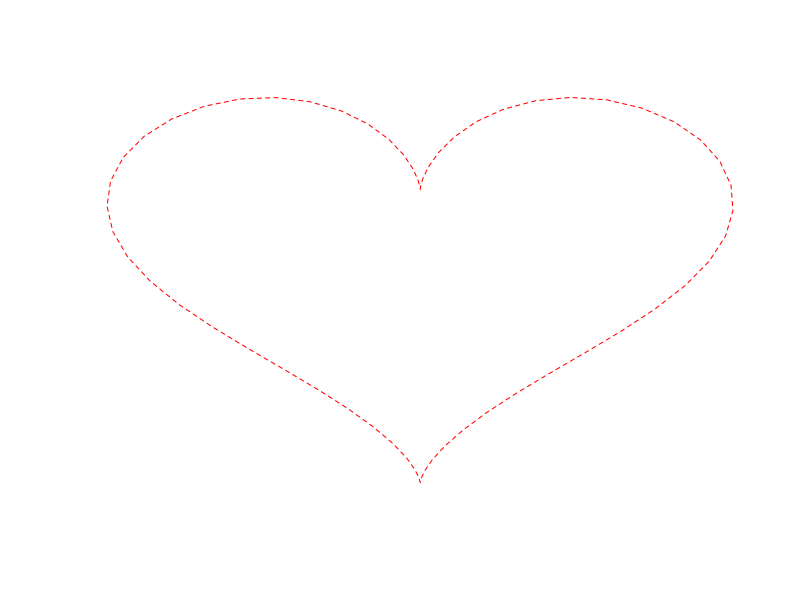
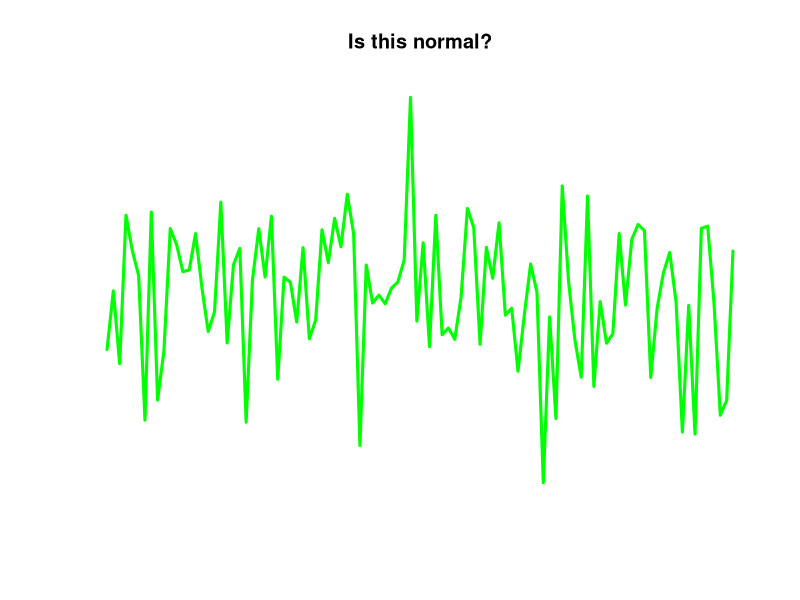
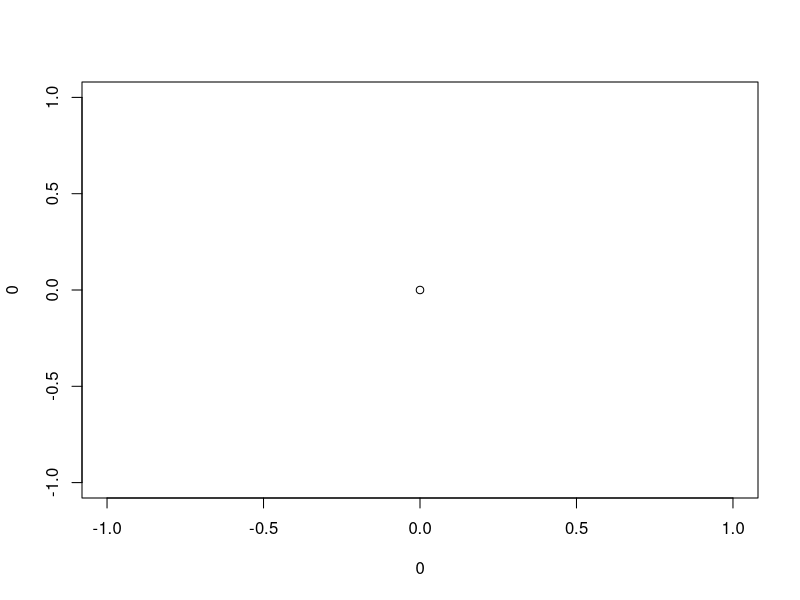

Reproduce these figures in R, in order.
## ---- chunk 1
knitr::opts_chunk$set(echo = FALSE)
## ---- chunk 2
data <- data.frame(t=seq(0, 2*pi, by=0.1) )
xfun <- function(t) 16*sin(t)^3
yfun <- function(t) 13*cos(t)-5*cos(2*t)-2*cos(3*t)-cos(4*t)
data$y <- yfun(data$t)
data$x <- xfun(data$t)

plot(data$x,data$y, type="l", col="red", lty=2, axes=F, ylab="", xlab="")


## ---- chunk 3
plot(rnorm(100, mean=0, sd=1), type='l', col="green", lwd=3, main="Is this normal?",
     axes=F, ylab="", xlab="")
## ---- chunk 4
plot(0,0)
